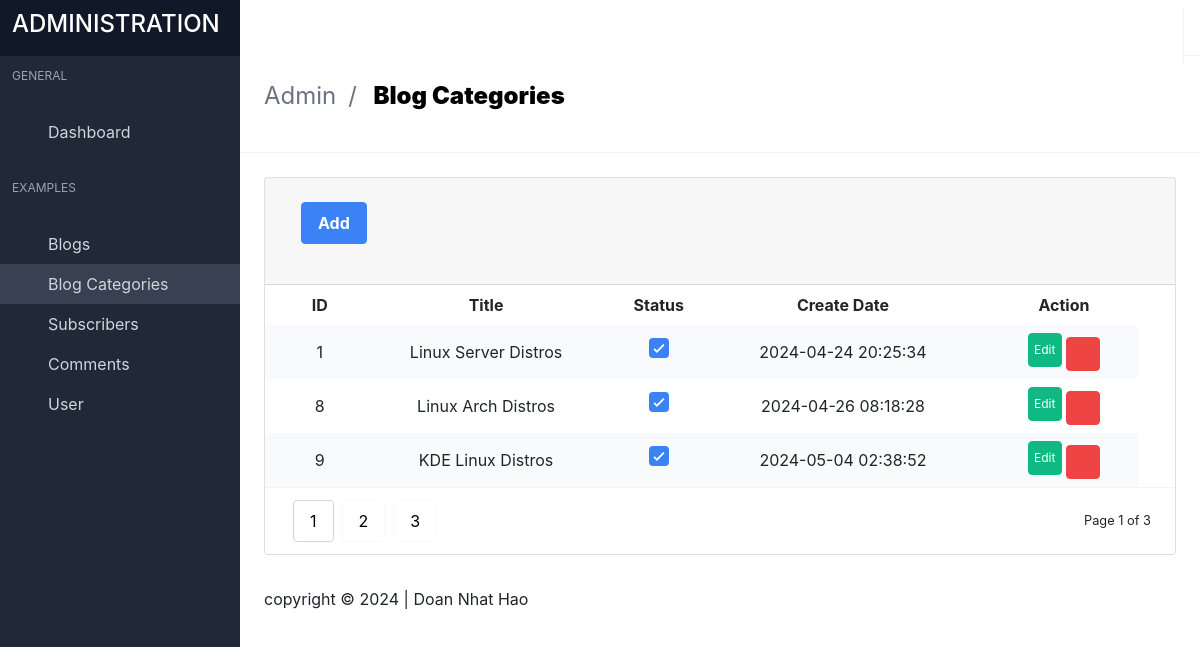
The page /admin/index.php?page=blogcategories (signed in) on the database its author committed.
### tables this page shows
CREATE TABLE `blogcategories` (
  `id` int(11) NOT NULL,
  `title` varchar(100) NOT NULL,
  `status` int(1) NOT NULL,
  `created_at` datetime NOT NULL DEFAULT current_timestamp(),
  `updated_at` datetime NOT NULL DEFAULT current_timestamp()
);

CREATE TABLE `settings` (
  `id` int(11) NOT NULL,
  `site_name` varchar(100) NOT NULL,
  `site_logo` varchar(100) NOT NULL,
  `site_favicon` varchar(100) NOT NULL,
  `site_map` text NOT NULL,
  `site_timezone` varchar(100) NOT NULL,
  `site_footer` varchar(100) NOT NULL,
  `contact_phone` varchar(100) NOT NULL,
  `contact_address` varchar(100) NOT NULL,
  `contact_email` varchar(100) NOT NULL,
  `created_at` datetime NOT NULL DEFAULT current_timestamp(),
  `updated_at` datetime NOT NULL DEFAULT current_timestamp()
);

### admin/database/blogcategories.php (called while the page is built, shortened)
<?php
class blogcategories{
	private $table = "blogcategories";
	private $conn;
	public function __construct($db){
		$this->conn = $db;
	}
	public function readAll(){
		$sql = "SELECT * FROM $this->table";
		$stmt = $this->conn->prepare($sql);
		$stmt->execute();
		return $stmt;
	}
}
?>

### admin/database/settings.php (called while the page is built, shortened)
<?php
class settings
{
    private $table = "settings";
    private $conn;
    public $id;
    public function __construct($db)
    {
        $this->conn = $db;
    }
    public function read()
    {
        $sql = "SELECT * FROM $this->table WHERE id = :get_id";
        $stmt = $this->conn->prepare($sql);
        $stmt->bindParam(":get_id", $this->id);
        $stmt->execute();
        if ($stmt->rowCount() > 0) {
            $row = $stmt->fetch();
            $this->site_footer = $row['site_footer'];
        }
    }
}

### admin/includes/blogcategories.php (the view, shortened to what this page needs)
<?php
$blogcategories = new blogcategories($db);
$stmt_categories = $blogcategories->readAll();
?>
<section class="is-title-bar">
  <div class="flex flex-col md:flex-row items-center justify-between space-y-6 md:space-y-0">
    <ul>
      <li>Admin</li>
      <li>Blog Categories</li>
    </ul>
  </div>
</section>
<section class="section main-section">
  <div class="card has-table">
    <header class="card-header">
      <p class="card-header-title">
        <a class="button medium blue --jb-modal" href="index.php?page=blogcategories_add">Add</a>
      </p>
      <a href="#" class="card-header-icon">
        <span class="icon"><i class="mdi mdi-reload"></i></span>
      </a>
    </header>
    <div class="card-content">
      <table>
        <thead>
          <tr>
            <th class="image-cell"></th>
            <th style="text-align: center;">ID</th>
            <th style="text-align: center;">Title</th>
            <th style="text-align: center;">Status</th>
            <th style="text-align: center;">Create Date</th>
            <th style="text-align: center;">Action</th>
            <th></th>
          </tr>
        </thead>
        <tbody>
          <?php
          while ($rows = $stmt_categories->fetch()) {
          ?>
            <tr>
              <td class="image-cell"></td>
              <td style="text-align: center;"><?php echo $rows['id'] ?></td>
              <td style="text-align: center;"><?php echo $rows['title'] ?></td>
              <td style="text-align: center;" class="checkbox-cell">
                <label class="checkbox">
                  <span class="check"></span>
                </label>
              </td>
              <td style="text-align: center;"><?php echo $rows['created_at'] ?></td>
              <td style="text-align: center;">
                <a href="index.php?page=blogcategories_edit&id=<?php echo $rows['id'] ?>" class="button small green --jb-modal" data-target="sample-modal-2" type="button">
                  <span class="icon">Edit</i></span>
                </a>
                <a href="index.php?page=blogcategories&id=<?php echo $rows['id'] ?>" class="button small red --jb-modal" data-target="sample-modal" type="button">
                  <span class="icon"><i class="mdi mdi-trash-can"></i></span>
                </a>
              </td>
            </tr>
          <?php
          }
          ?>
        </tbody>
      </table>
      <div class="table-pagination">
        <div class="flex items-center justify-between">
          <div class="buttons">
            <button type="button" class="button active">1</button>
            <button type="button" class="button">2</button>
            <button type="button" class="button">3</button>
          </div>
          <small>Page 1 of 3</small>
        </div>
      </div>
    </div>
  </div>
</section>

### admin/index.php (shortened to what this page needs)
<?php
include "database/blogcategories.php";
include "database/terms.php";
include "database/settings.php";
include "helper/help_function.php";
$database = new database();
$db = $database->connect();
$settings = new settings($db);
$settings->id = 1;
$settings->read();
$page = isset($_GET["page"]) ? ($_GET["page"]) : 'dashboard';
?>
<!DOCTYPE html>
<html lang="en" class="">
<head>
  <link rel="stylesheet" href="css/main.css?v=1628755089081">
  <link rel="stylesheet" href="https://stackpath.bootstrapcdn.com/bootstrap/4.4.1/css/bootstrap.min.css">
  <link href="https://cdn.jsdelivr.net/npm/summernote@0.8.18/dist/summernote-bs4.min.css" rel="stylesheet">
</head>
<body>
  <div id="app">
    <?php
    include "includes/header.php";
    ?>
    <?php
    include "includes/sidebar.php";
    ?>
    <?php
    if ($page == 'dashboard') {
      include 'includes/dashboard.php';
    } else if ($page == 'blogcategories') {
      include "includes/blogcategories.php";
    } else if ($page == 'blogcategories_add') {
      include "includes/blogcategories_add.php";
    } else if ($page == 'blogcategories_edit') {
      include "includes/blogcategories_edit.php";
    }
    ?>
    <footer class="footer">
      <div class="flex flex-col md:flex-row items-center justify-between space-y-3 md:space-y-0">
        <div class="flex items-center justify-start space-x-3">
          <?php echo $settings->site_footer  ?>
        </div>
      </div>
    </footer>
  </div>
  <link rel="stylesheet" href="https://cdn.materialdesignicons.com/4.9.95/css/materialdesignicons.min.css">
</body>
</html>

### rows shown on the page
blogcategories: id "1", title "Linux Server Distros", created_at "2024-04-24 20:25:34"
blogcategories: id "8", title "Linux Arch Distros", created_at "2024-04-26 08:18:28"
blogcategories: id "9", title "KDE Linux Distros", created_at "2024-05-04 02:38:52"
settings: site_footer "copyright © 2024 | Doan Nhat Hao"
